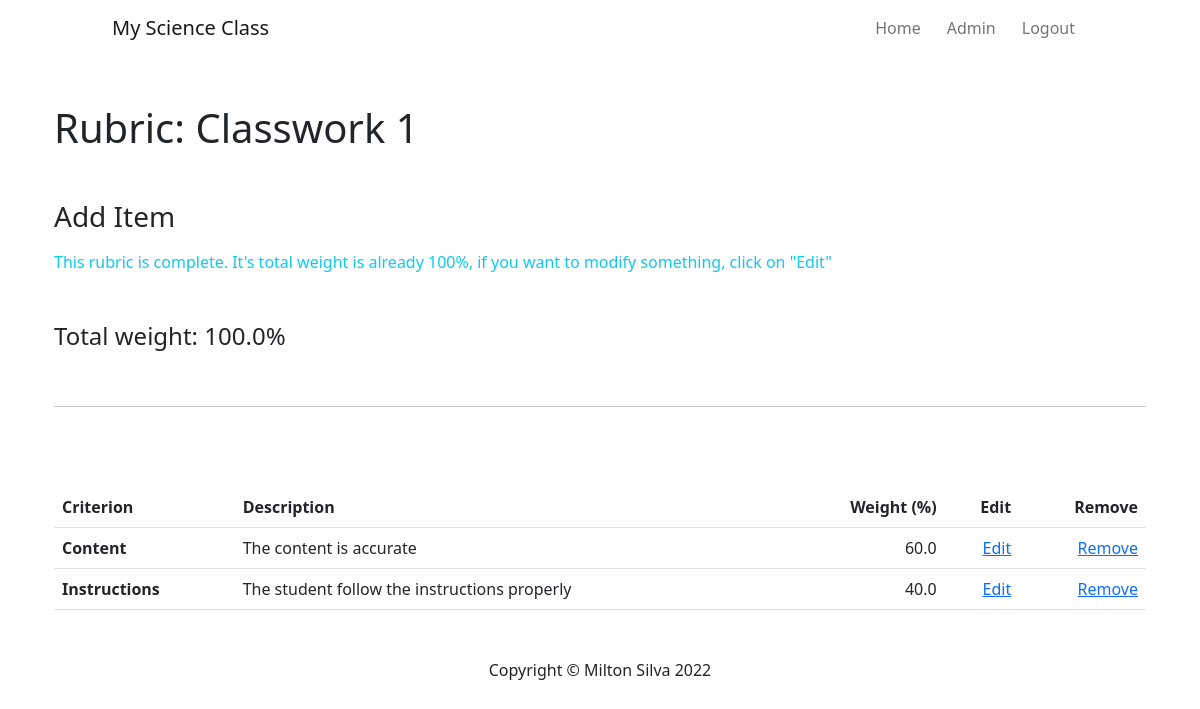
Screenshot of /add-items/1 (signed in) with the database file from the repository.
### main.py (models this page shows)
class Rubric(db.Model):
    __tablename__ = "rubrics"
    id = db.Column(db.Integer, primary_key=True)
    rubric_name = db.Column(db.String(100), nullable=False)
    description = db.Column(db.Text, nullable=False)
    items = relationship("RubricItem", back_populates="rubric")

class RubricItem(db.Model):
    __tablename__ = "rubric_items"
    id = db.Column(db.Integer, primary_key=True)
    criterion = db.Column(db.String(250), nullable=False)
    description = db.Column(db.String(1000), nullable=False)
    weight = db.Column(db.Float(), nullable=False)
    rubric_id = db.Column(db.Integer, db.ForeignKey("rubrics.id"))
    rubric = relationship("Rubric", back_populates="items")

### main.py (the view, shortened to what this page needs)
@app.route("/add-items/<int:rubric_id>", methods=["GET", "POST"])
@login_required
def add_items(rubric_id):
    form = RubricItemForm()
    requested_rubric = Rubric.query.get(rubric_id)
    weight_sum = 0
    for item in requested_rubric.items:
        weight_sum += item.weight
    print(weight_sum)
    return render_template("add-items.html", rubric=requested_rubric, form=form, current_user=current_user, weight_sum=weight_sum)

### main.py (called while the page is built)
@login_manager.user_loader
def load_user(admin_id):
    return Admin.query.get(int(admin_id))

### templates/add-items.html (shortened to what this page needs)
{% extends 'base.html' %}
{% import "bootstrap/wtf.html" as wtf %}
{% block page_content %}
  <div class="container">
    <h1 class="my-5">Rubric: {{ rubric.rubric_name }}</h1>
    <h3 class="mb-3">Add Item </h3>
    {% if weight_sum != 100 or is_editing: %}
    <form action="" method="POST" class="form" role="form">
      {{ form.csrf_token() }}
      <div class="row">
        <div class="form-group col-md-8">
          {{ wtf.form_field(form.criterion, class="form-control") }}
        </div>
        <div class="form.group col-md-4">
          {{ wtf.form_field(form.weight, class="form-control") }}
        </div>
      </div>
      <div class="form-group mt-3">
        {{ wtf.form_field(form.item_description, class="form-control") }}
      </div>
      <div class="form-group">
        {% if is_editing: %}
        {{ wtf.form_field(form.edit, class="form-control btn btn-primary") }}
        {{ wtf.form_field(form.cancel, class="form-control btn btn-outline-dark") }}
        {% else: %}
        {{ wtf.form_field(form.submit, class="form-control btn btn-primary") }}
        {% endif %}
      </div>
    </form>
    {% else: %}
    <p class="text-info">This rubric is complete. It's total weight is already 100%, if you want to modify something, click on "Edit"</p>
    {% endif %}
    <div class="row my-5">
      <h4 class="col-md-6">Total weight: {{ weight_sum }}%</h4>
    </div>
  <hr class="my-5">
  </div>
  <div class="container rubric-cont">
    <table class="table table-hover">
      <thead>
        <tr class="align-top">
            <th scope="col">Criterion</th>
            <th scope="col">Description</th>
            <th scope="col" class="text-end">Weight (%)</th>
            <th scope="col" class="text-end">Edit</th>
            {% if not is_editing: %}
            <th scope="col" class="text-end">Remove</th>
            {% endif %}
        </tr>
      </thead>
      <tbody>
        {% for item in rubric.items %}
        <tr>
            <th scope="row"> {{ item.criterion }}</th>
            <td>{{ item.description }}</td>
            <td class="text-end">{{ item.weight }}</td>
            <td class="text-end"><a href="{{ url_for('edit_item', item_id=item.id) }}">Edit</a></td>
            {% if not is_editing: %}
            <td class="text-end"><a href="{{ url_for('delete_item', item_id=item.id) }}">Remove</a></td>
            {% endif %}
        </tr>
        {% endfor %}
      </tbody>
    </table>
  </div>
{% include "footer.html" %}
{% endblock %}

### static/css/style.css (style rules this page uses)
.rubric-cont { margin: 5rem auto auto auto; }

### rows the page displays
Rubric: rubric_name "Classwork 1"
RubricItem: criterion "Content", description "The content is accurate", weight "60.0"
RubricItem: criterion "Instructions", description "The student follow the instructions properly", weight "40.0"

### other values shown
{{ weight_sum }} "100.0"
